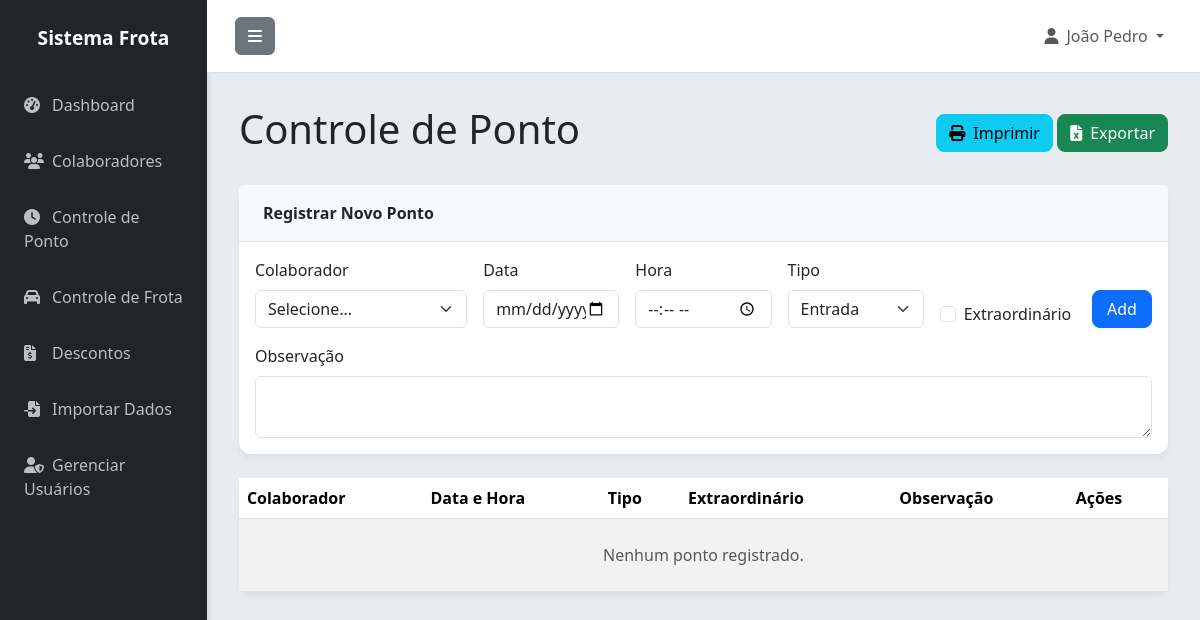
The page /pontos (signed in) on the database as committed earlier.
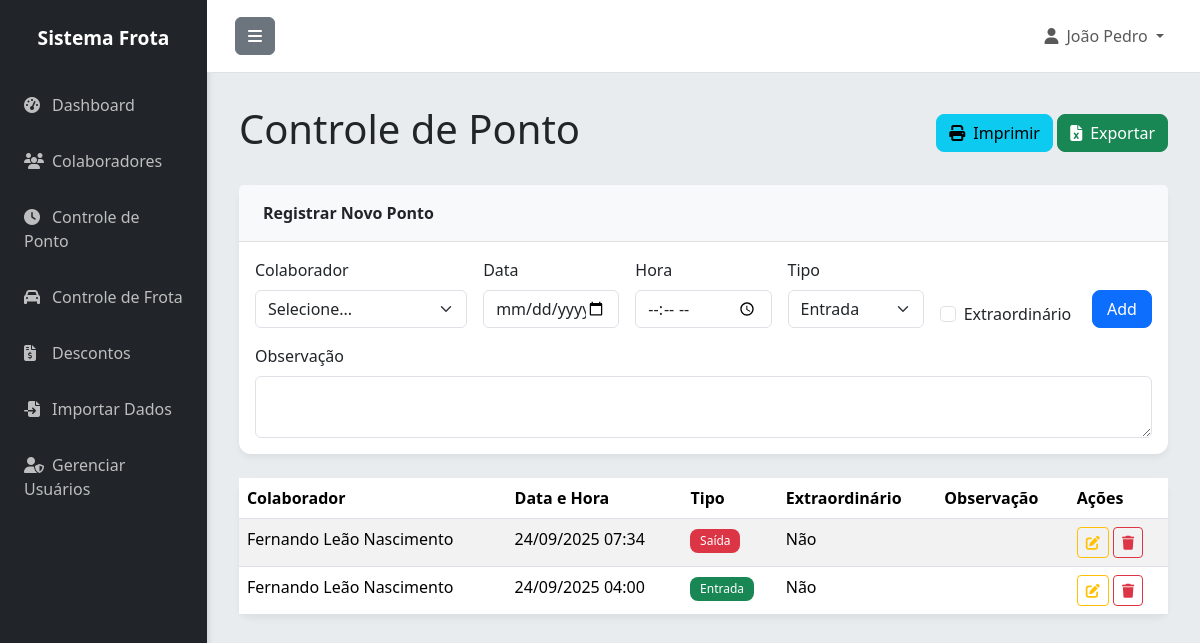
The same page on the database as committed later.
### app.py (models this page shows)
class Usuario(UserMixin, db.Model):
    id = db.Column(db.Integer, primary_key=True)
    username = db.Column(db.String(80), unique=True, nullable=False)
    password_hash = db.Column(db.String(200), nullable=False)
    nome = db.Column(db.String(100), nullable=False)
    email = db.Column(db.String(120), unique=True, nullable=False)
    ativo = db.Column(db.Boolean, default=True)
    criado_em = db.Column(db.DateTime, default=datetime.utcnow)

class Ponto(db.Model):
    id = db.Column(db.Integer, primary_key=True)
    colaborador_id = db.Column(db.Integer, db.ForeignKey('colaborador.id'), nullable=False)
    data_hora = db.Column(db.DateTime, nullable=False)
    tipo = db.Column(db.String(10), nullable=False)  # entrada ou saida
    observacao = db.Column(db.Text)
    extraordinario = db.Column(db.Boolean, default=False)
    criado_em = db.Column(db.DateTime, default=datetime.utcnow)

class Colaborador(db.Model):
    id = db.Column(db.Integer, primary_key=True)
    nome = db.Column(db.String(100), nullable=False)
    matricula = db.Column(db.String(50), unique=True, nullable=False)
    cpf = db.Column(db.String(14), unique=True)
    telefone = db.Column(db.String(20))
    email = db.Column(db.String(120))
    veiculo_vinculado = db.Column(db.String(20))
    ativo = db.Column(db.Boolean, default=True)
    criado_em = db.Column(db.DateTime, default=datetime.utcnow)
    pontos = db.relationship('Ponto', backref='colaborador', lazy=True, cascade='all, delete-orphan')
    frotas = db.relationship('Frota', backref='motorista_obj', lazy=True)
    descontos = db.relationship('Desconto', backref='colaborador', lazy=True)

### app.py (the view)
@app.route('/pontos')
@login_required
def pontos():
    pontos = Ponto.query.order_by(Ponto.data_hora.desc()).all()
    colaboradores = Colaborador.query.filter_by(ativo=True).all()
    return render_template('pontos.html', pontos=pontos, colaboradores=colaboradores)

### app.py (called while the page is built, shortened)
@login_manager.user_loader
def load_user(user_id):
    return Usuario.query.get(int(user_id))

@app.before_request
def create_tables():
    db.create_all()

### templates/pontos.html (shortened to what this page needs)
{% extends "base.html" %}
{% block content %}
<div class="d-flex justify-content-between align-items-center mb-4">
    <h1 class="fw-light">Controle de Ponto</h1>
    <div>
        <button onclick="window.print()" class="btn btn-info"><i class="fas fa-print me-2"></i>Imprimir</button>
        <a href="{{ url_for('exportar', tipo='pontos') }}" class="btn btn-success"><i class="fas fa-file-excel me-2"></i>Exportar</a>
    </div>
</div>
<div class="card mb-4">
    <div class="card-header">Registrar Novo Ponto</div>
    <div class="card-body">
        <form action="{{ url_for('novo_ponto') }}" method="POST">
            <div class="row g-3 align-items-end">
                <div class="col-md-3">
                    <label for="colaborador_id" class="form-label">Colaborador</label>
                    <select class="form-select" id="colaborador_id" name="colaborador_id" required>
                        <option value="">Selecione...</option>
                    </select>
                </div>
                <div class="col-md-2">
                    <label for="data" class="form-label">Data</label>
                    <input type="date" class="form-control" id="data" name="data" required>
                </div>
                <div class="col-md-2">
                    <label for="hora" class="form-label">Hora</label>
                    <input type="time" class="form-control" id="hora" name="hora" required>
                </div>
                <div class="col-md-2">
                    <label for="tipo" class="form-label">Tipo</label>
                    <select class="form-select" id="tipo" name="tipo" required>
                        <option value="entrada">Entrada</option>
                    </select>
                </div>
                <div class="col-md-2">
                     <div class="form-check">
                        <input class="form-check-input" type="checkbox" name="extraordinario" id="extraordinario">
                        <label class="form-check-label" for="extraordinario">Extraordinário</label>
                    </div>
                </div>
                 <div class="col-md-1">
                    <button type="submit" class="btn btn-primary w-100">Add</button>
                </div>
            </div>
             <div class="row mt-3">
                <div class="col-md-12">
                    <label for="observacao" class="form-label">Observação</label>
                    <textarea class="form-control" id="observacao" name="observacao" rows="2"></textarea>
                </div>
            </div>
        </form>
    </div>
</div>
<div class="card">
    <div class="card-body p-0">
        <div class="table-responsive">
            <table class="table table-striped table-hover mb-0">
                <thead class="bg-light">
                    <tr>
                        <th scope="col">Colaborador</th>
                        <th scope="col">Data e Hora</th>
                        <th scope="col">Tipo</th>
                        <th scope="col">Extraordinário</th>
                        <th scope="col">Observação</th>
                        <th scope="col">Ações</th>
                    </tr>
                </thead>
                <tbody>
                    {% for ponto in pontos %}
                    <tr>
                        <td>{{ ponto.colaborador.nome }}</td>
                        <td>{{ ponto.data_hora.strftime('%d/%m/%Y %H:%M') }}</td>
                        <td>
                            {% if ponto.tipo == 'entrada' %}
                                <span class="badge bg-success">Entrada</span>
                            {% else %}
                                <span class="badge bg-danger">Saída</span>
                            {% endif %}
                        </td>
                        <td>
                            {% if ponto.extraordinario %}
                                <span class="badge bg-warning">Sim</span>
                            {% else %}
                                <span>Não</span>
                            {% endif %}
                        </td>
                        <td>{{ ponto.observacao }}</td>
                        <td>
                            <a href="{{ url_for('editar_ponto', id=ponto.id) }}" class="btn btn-sm btn-outline-warning" title="Editar"><i class="fas fa-edit"></i></a>
                            <a href="{{ url_for('excluir_ponto', id=ponto.id) }}" class="btn btn-sm btn-outline-danger" title="Excluir" onclick="return confirm('Tem certeza que deseja excluir este registro?')"><i class="fas fa-trash"></i></a>
                        </td>
                    </tr>
                    {% else %}
                    <tr>
                        <td colspan="6" class="text-center text-muted py-4">Nenhum ponto registrado.</td>
                    </tr>
                    {% endfor %}
                </tbody>
            </table>
        </div>
    </div>
</div>
{% endblock %}

### templates/base.html (shortened to what this page needs)
<!DOCTYPE html>
<html lang="pt-BR">
<head>
    <link href="https://cdn.jsdelivr.net/npm/bootstrap@5.3.3/dist/css/bootstrap.min.css" rel="stylesheet">
    <link rel="stylesheet" href="https://cdnjs.cloudflare.com/ajax/libs/font-awesome/6.5.1/css/all.min.css">
</head>
<body>
    <div class="d-flex" id="wrapper">
        <div id="sidebar-wrapper">
            <div class="sidebar-heading">Sistema Frota</div>
            <div class="list-group list-group-flush">
                <a href="{{ url_for('index') }}" class="list-group-item"><i class="fas fa-tachometer-alt me-2"></i>Dashboard</a>
                <a href="{{ url_for('colaboradores') }}" class="list-group-item"><i class="fas fa-users me-2"></i>Colaboradores</a>
                <a href="{{ url_for('pontos') }}" class="list-group-item"><i class="fas fa-clock me-2"></i>Controle de Ponto</a>
                <a href="{{ url_for('frota') }}" class="list-group-item"><i class="fas fa-car me-2"></i>Controle de Frota</a>
                <a href="{{ url_for('descontos') }}" class="list-group-item"><i class="fas fa-file-invoice-dollar me-2"></i>Descontos</a>
                <a href="{{ url_for('importar') }}" class="list-group-item"><i class="fas fa-file-import me-2"></i>Importar Dados</a>
                {% if current_user.username == 'admin' %}
                <a href="{{ url_for('usuarios') }}" class="list-group-item"><i class="fas fa-user-shield me-2"></i>Gerenciar Usuários</a>
                {% endif %}
            </div>
        </div>
        <div id="page-content-wrapper">
            <nav class="navbar navbar-expand-lg navbar-light border-bottom">
                <div class="container-fluid">
                    <button class="btn btn-secondary" id="menu-toggle"><i class="fas fa-bars"></i></button>
                    <div class="collapse navbar-collapse" id="navbarSupportedContent">
                        <ul class="navbar-nav ms-auto mt-2 mt-lg-0">
                             {% if current_user.is_authenticated %}
                            <li class="nav-item dropdown">
                                <a class="nav-link dropdown-toggle" href="#" id="navbarDropdown" role="button" data-bs-toggle="dropdown" aria-expanded="false">
                                    <i class="fas fa-user me-2"></i>{{ current_user.nome }}
                                </a>
                            </li>
                             {% endif %}
                        </ul>
                    </div>
                </div>
            </nav>
            <main class="container-fluid">
                {% block content %}{% endblock %}
            </main>
        </div>
        </div>
</body>
</html>

### templates/base.html (style rules this page uses)
:root { --primary-color: #007bff; --secondary-color: #6c757d; --success-color: #28a745; --danger-color: #dc3545; --warning-color: #ffc107; --info-color: #17a2b8; --light-color: #f8f9fa; --dark-color: #343a40; --background-color: #e9ecef; --card-background: #ffffff; --sidebar-background: #212529; --sidebar-text: #ffffff; --header-background: #ffffff; }
body { background-color: var(--background-color); font-family: 'Segoe UI', Roboto, 'Helvetica Neue', Arial, sans-serif; }
#wrapper { display: flex; }
#sidebar-wrapper { min-height: 100vh; width: 250px; background-color: var(--sidebar-background); box-shadow: 2px 0 5px rgba(0, 0, 0, 0.1); transition: margin .25s ease-out; }
.sidebar-heading { padding: 1.5rem 1rem; font-size: 1.2rem; font-weight: bold; color: var(--sidebar-text); text-align: center; }
.list-group-item { background-color: var(--sidebar-background) !important; color: rgba(255, 255, 255, 0.7) !important; border: none; padding: 1rem 1.5rem; transition: background-color 0.3s, color 0.3s; }
.list-group-item i { width: 20px; }
#page-content-wrapper { flex-grow: 1; width: 100%; }
.navbar { background-color: var(--header-background) !important; border-bottom: 1px solid #e0e0e0; padding: 1rem; }
main.container-fluid { padding: 2rem !important; }
.card { border: none; border-radius: 0.75rem; box-shadow: 0 4px 6px rgba(0, 0, 0, 0.05); }
.card-header { background-color: var(--light-color); border-bottom: 1px solid #e0e0e0; font-weight: bold; padding: 1rem 1.5rem; }
.btn-primary, .btn-success, .btn-warning, .btn-danger, .btn-info { border-radius: 0.5rem; }
.badge { border-radius: 0.5rem; padding: 0.5em 0.8em; font-weight: normal; }

Rows that differ between the two databases and show on the page:
added Ponto: colaborador.nome "Fernando Leão Nascimento", data_hora "24/09/2025 07:34", tipo "Saída", extraordinario "Não"
added Ponto: colaborador.nome "Fernando Leão Nascimento", data_hora "24/09/2025 04:00", tipo "Entrada", extraordinario "Não"
Other text that changed with them:
text no longer shown: "Nenhum ponto registrado."
